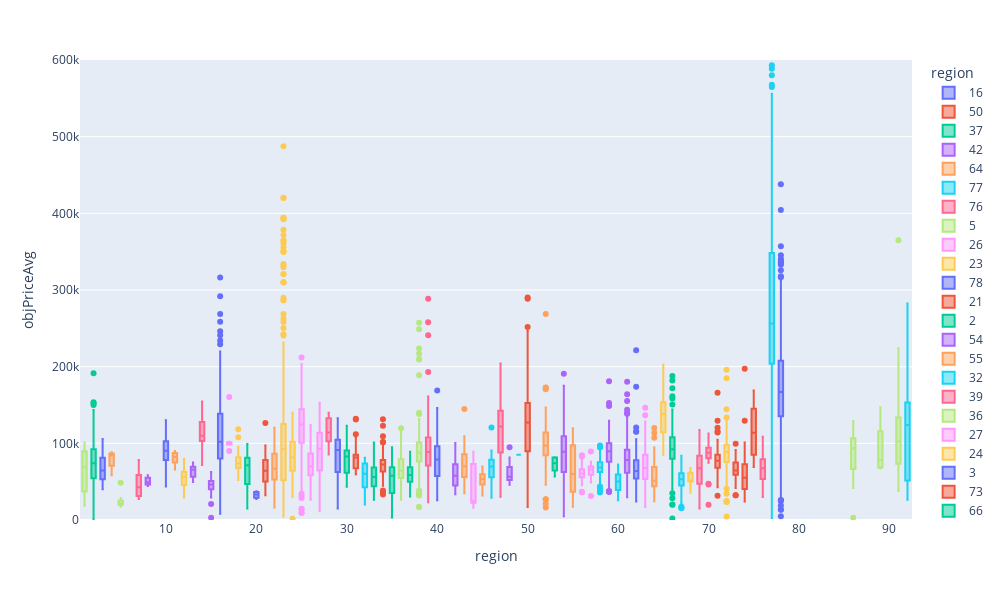

Here is the notebook cell this chart was saved with:
### Markdown cell above
Вывод: Большая часть объектов с парковками являются выбросами, что говорит о том, что обычно дома строятся без них.

### Code cell
#Средняя цена за квадрат
fig = px.box(dfRegionCompare, x="region", y="objPriceAvg", color="region", width=1000, height=600, range_y= [0,600000])
fig.show()
